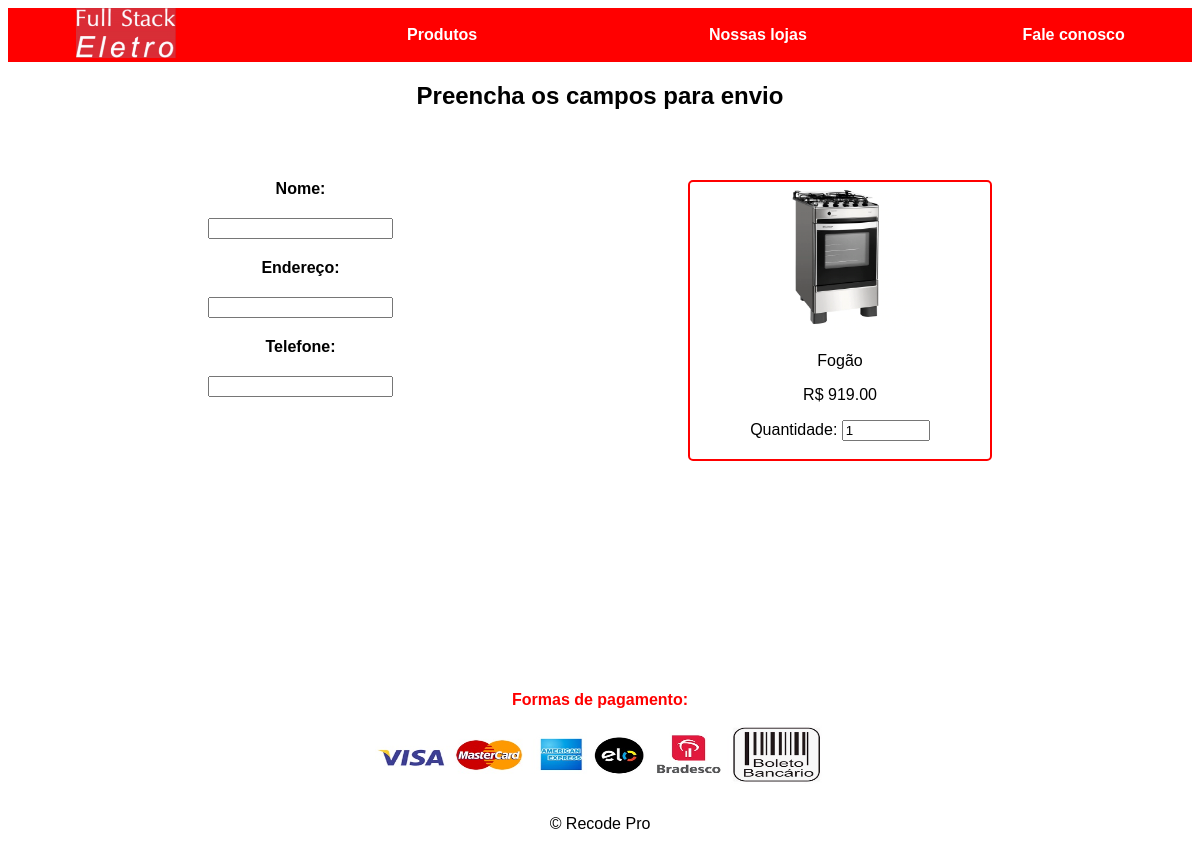
The page /comprar.php?produto=4 on the database its author committed.
### tables this page shows
CREATE TABLE `produtos` (
  `id_produto` INT NOT NULL AUTO_INCREMENT,
  `nome` VARCHAR(100) NULL,
  `descricao` VARCHAR(300) NULL,
  `preco_antigo` DECIMAL(8,2) NULL,
  `preco` DECIMAL(8,2) NULL,
  `imagem` VARCHAR(300) NULL,
  PRIMARY KEY (`id_produto`));

### html/comprar.php (the view, shortened to what this page needs)
<?php
require_once("../conexoes/conect.php");
include_once('../includes/head.php');
?>
</head>
<body>
<?php include_once('../includes/menu.php');?>
<?php
    $id = $_GET['produto'];
    $sqlreq = "SELECT * FROM produtos where id_produto = $id";
    $resultado = mysqli_query($conexao,$sqlreq);
?>
<h2 class="center">Preencha os campos para envio</h2>
<section class="center" >
    <form action="../conexoes/cadastro.php" method="post">
        <div class="formcompra">
            <div>
                <label class="labe" for="nome">Nome: </label><br>
                <input class="inp" type="text" name="nome" id="nome" onkeyup="verifica()"><br>
                <label class="labe" for="ende">Endereço: </label><br>
                <input class="inp" type="text" name="ende" id="ende" onkeyup="verifica()"><br>
                <label class="labe" for="telef">Telefone: </label><br>
                <input class="inp" type="tel" name="telef" id="telef" onkeyup="verifica()"><br>
            </div>
            <?php
                while($row = mysqli_fetch_assoc($resultado)){
            ?>
            <div class="prod">
                <img class="ops" src="<?php echo $row['imagem']?>" alt="<?php echo $row['nome']?>">
                <p><?php echo $row['descricao']?></p>
                <p>R$ <?php echo $row['preco']?></p>
                <label for="num">Quantidade:</label>
                <input type="number" name="numqt" min="1" value="1" id="numqt"><br><br>
            </div>
            <?php }?>
        </div>
    </form>
</section>
<?php
    include_once('../includes/footer.php');
?>

### css/estilo.css (style rules this page uses)
body { font-family: Arial, Helvetica, sans-serif; }
.center { text-align: center; }
.formcompra { display: flex; justify-content: space-between; padding: 50px 200px; text-align: center; }
.labe { font-weight: bolder; }
.inp { margin: 20px 0px; }
.prod { border: 2px solid red; width: 300px; border-radius: 5px; }
.ops { width: 150px; }
#numqt { width: 80px; }

### rows shown on the page
produtos: imagem+nome (picture), descricao "Fogão", preco "919.00"
